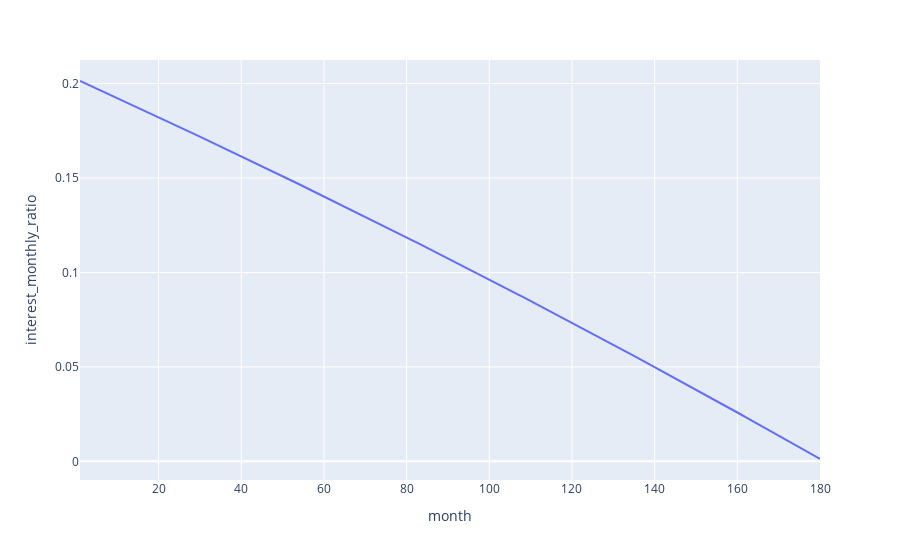

The notebook cell saved with this chart:
### Code cell
fig_interest_payment_ratio = px.line(data, x='month', y='interest_monthly_ratio')
fig_interest_payment_ratio

### Figure 1 — Plotly figure (JSON) as saved in the notebook; plotly's stock layout.template omitted (floating-point values rounded to 4 significant figures; data arrays with more than 128 entries replaced by an {"elided": "..."} marker saying what was removed)
{"data": [{"hovertemplate": "month=%{x}<br>interest_monthly_ratio=%{y}<extra></extra>", "legendgroup": "", "line": {"color": "#636efa", "dash": "solid"}, "marker": {"symbol": "circle"}, "mode": "lines", "name": "", "orientation": "v", "showlegend": false, "type": "scatter", "x": {"elided": "180 int values"}, "xaxis": "x", "y": {"elided": "180 float values"}, "yaxis": "y"}], "layout": {"legend": {"tracegroupgap": 0}, "margin": {"t": 60}, "xaxis": {"anchor": "y", "domain": [0, 1], "title": {"text": "month"}}, "yaxis": {"anchor": "x", "domain": [0, 1], "title": {"text": "interest_monthly_ratio"}}}}
